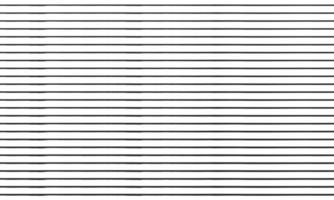
#> input picture images/lines.jpg, 334 x 200 px, given in place of flemingo.jpg, which was not available
$ jupyter execute '2_arithmatic operations.ipynb'   (Python 2 division)
#> lines starting #> are read from the running program, lines starting #| are printed output that depends on the picture; pictures that were not available may be replaced by others from this repository, and a replacement may not be noted
[cell 1]
import cv2
import numpy as np
from matplotlib import pyplot as plt

[cell 2]
img=cv2.imread('./images/flemingo.jpg')
#> img is the input picture: shape (200, 334, 3); min 41, max 255, mean 213.2

[cell 3]
#addition of some value to an image

value=np.ones_like(img,dtype='uint8')*50

img_add=cv2.add(img,value)
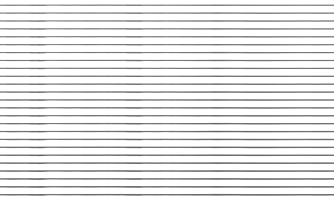
#> img_add: shape (200, 334, 3); min 91, max 255, mean 230.8

cv2.imshow('original',img)
cv2.imshow('Added',img_add)
cv2.waitKey(0)
cv2.destroyAllWindows()

[cell 4]
#plotting histogram of img_add

plt.hist(img_add.ravel(),256,[0,256])
plt.show()
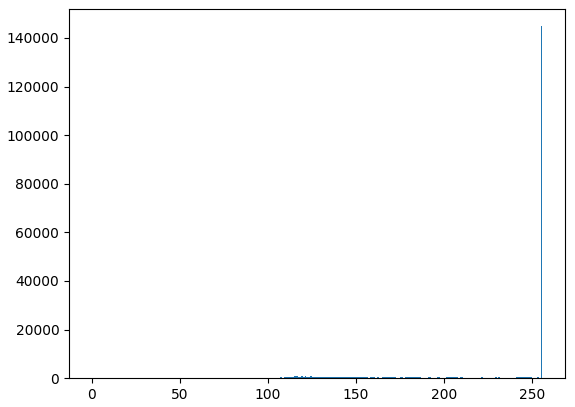
#> figure drawn by matplotlib, 1 panel; tallest bar 144813 high, from x = 255 to 256

[cell 5]
#histogram, equalization
gray_img=cv2.cvtColor(img_add,cv2.COLOR_BGR2GRAY)
he_img=cv2.equalizeHist(gray_img)
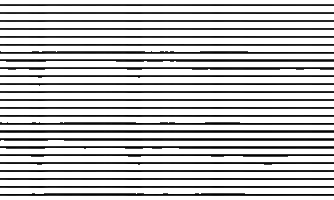
#> he_img: shape (200, 334); min 0, max 255, mean 194.2
cv2.imshow('histogtram equalized',he_img)
cv2.waitKey(0)
cv2.destroyAllWindows()

[cell 6]
#subtraction of some value from an image

value=np.ones_like(img,dtype='uint8')*50

img_sub=cv2.subtract(img,value)
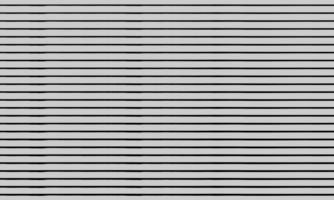
#> img_sub: shape (200, 334, 3); min 0, max 205, mean 163.2
cv2.imshow('original',img)
cv2.imshow('subtracted',img_sub)
cv2.waitKey(0)
cv2.destroyAllWindows()

[cell 7]
#histogram plotting
plt.hist(img_sub.ravel(),256,[0,256])
plt.show()
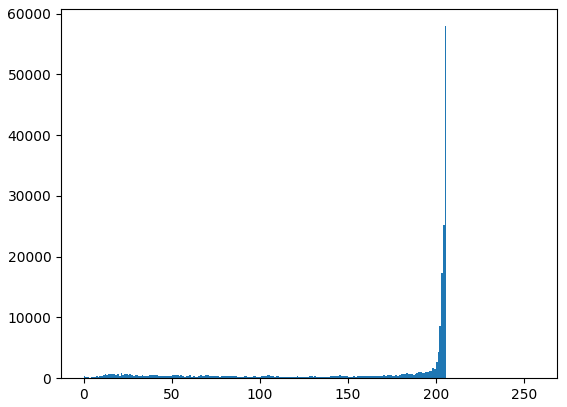
#> figure drawn by matplotlib, 1 panel; tallest bar 57930 high, from x = 205 to 206

[cell 8]
#blending of 2 images
img2=cv2.imread('./images/beach.jpg')
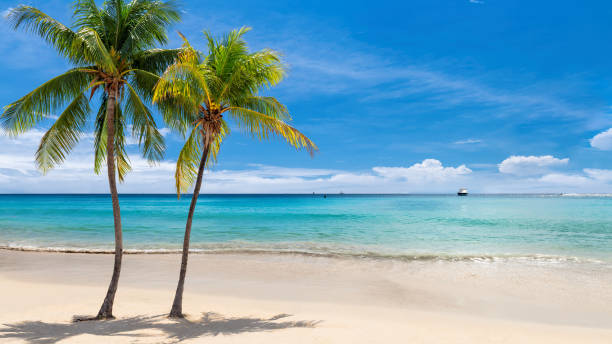
#> input picture images/beach.jpg, 612 x 344 px
#> img2 is the input picture: shape (344, 612, 3); mean B, G, R 181.9, 164.4, 121.2

img2=np.resize(img2,img.shape)
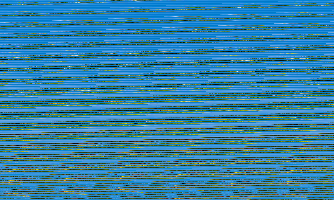
#> img2: shape (200, 334, 3); mean B, G, R 165.7, 127.8, 51.9

blended=cv2.addWeighted(img,0.7,img2,0.3,0)
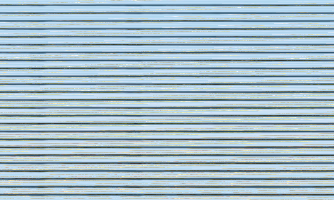
#> blended: shape (200, 334, 3); mean B, G, R 198.9, 187.6, 164.8

cv2.imshow('blended',blended)
cv2.waitKey(0)
cv2.destroyAllWindows()

[cell 9]
#addition of two image

img1=cv2.imread('./images/flemingo.jpg')
img2=cv2.imread('./images/beach.jpg')

img2=np.resize(img2,img1.shape)

added=cv2.add(img1,img2)
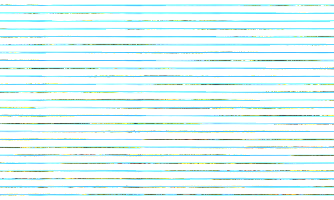
#> added: shape (200, 334, 3); mean B, G, R 247, 247.6, 230

cv2.imshow('added',added)
cv2.waitKey(0)
cv2.destroyAllWindows()

[cell 10]
#histogram plotting
plt.hist(added.ravel(),256,[0,256])
plt.show()
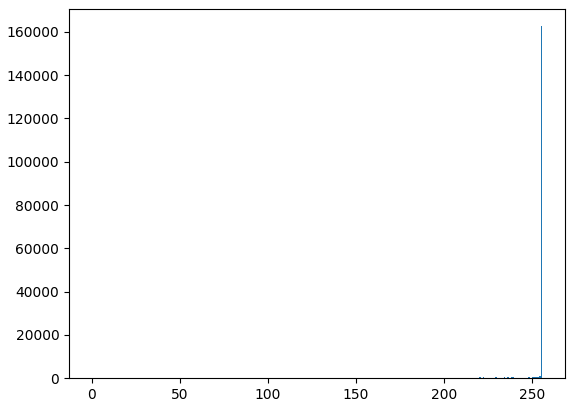
#> figure drawn by matplotlib, 1 panel; tallest bar 162610 high, from x = 255 to 256
